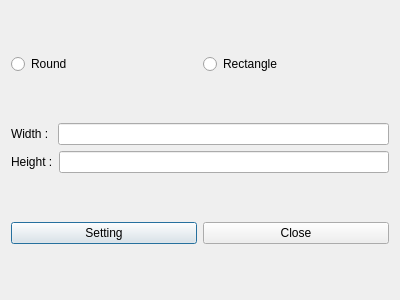
<?xml version="1.0" encoding="UTF-8"?>
<ui version="4.0">
 <class>CAddPadDialog</class>
 <widget class="QDialog" name="CAddPadDialog">
  <property name="geometry">
   <rect>
    <x>0</x>
    <y>0</y>
    <width>400</width>
    <height>300</height>
   </rect>
  </property>
  <property name="windowTitle">
   <string>Dialog</string>
  </property>
  <layout class="QVBoxLayout" name="verticalLayout_2">
   <item>
    <layout class="QHBoxLayout" name="horizontalLayout_4">
     <item>
      <widget class="QRadioButton" name="round_radio_btn">
       <property name="text">
        <string>Round</string>
       </property>
      </widget>
     </item>
     <item>
      <widget class="QRadioButton" name="rect_radio_btn">
       <property name="text">
        <string>Rectangle</string>
       </property>
      </widget>
     </item>
    </layout>
   </item>
   <item>
    <layout class="QVBoxLayout" name="verticalLayout">
     <item>
      <layout class="QHBoxLayout" name="horizontalLayout">
       <item>
        <widget class="QLabel" name="width_lbl">
         <property name="text">
          <string>Width : </string>
         </property>
        </widget>
       </item>
       <item>
        <widget class="QLineEdit" name="width_line_edit"/>
       </item>
      </layout>
     </item>
     <item>
      <layout class="QHBoxLayout" name="horizontalLayout_2">
       <item>
        <widget class="QLabel" name="height_lbl">
         <property name="text">
          <string>Height :</string>
         </property>
        </widget>
       </item>
       <item>
        <widget class="QLineEdit" name="height_line_edit"/>
       </item>
      </layout>
     </item>
    </layout>
   </item>
   <item>
    <layout class="QHBoxLayout" name="horizontalLayout_6">
     <item>
      <widget class="QPushButton" name="setting_btn">
       <property name="text">
        <string>Setting</string>
       </property>
      </widget>
     </item>
     <item>
      <widget class="QPushButton" name="close_btn">
       <property name="text">
        <string>Close</string>
       </property>
      </widget>
     </item>
    </layout>
   </item>
  </layout>
 </widget>
 <resources/>
 <connections/>
</ui>
